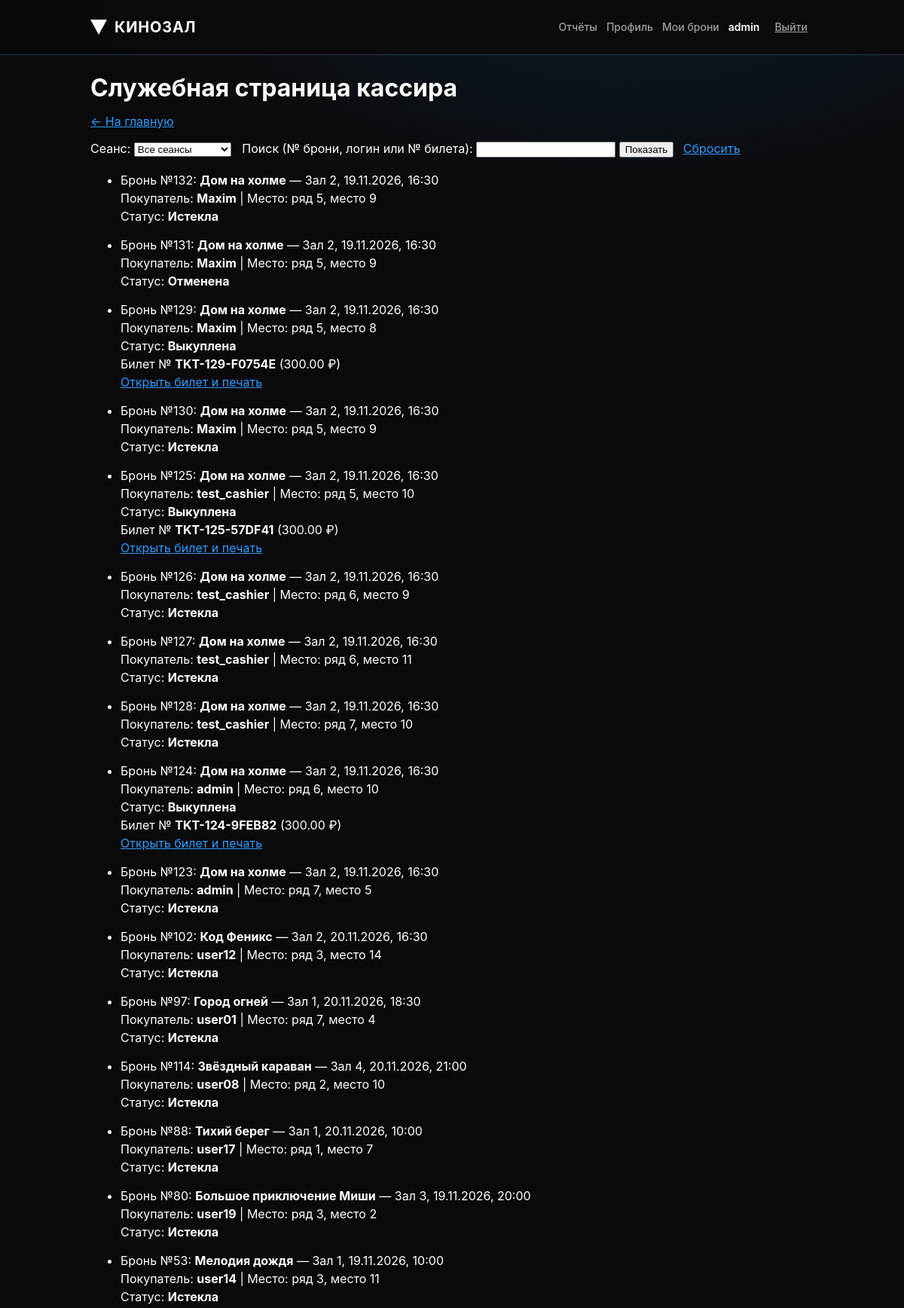
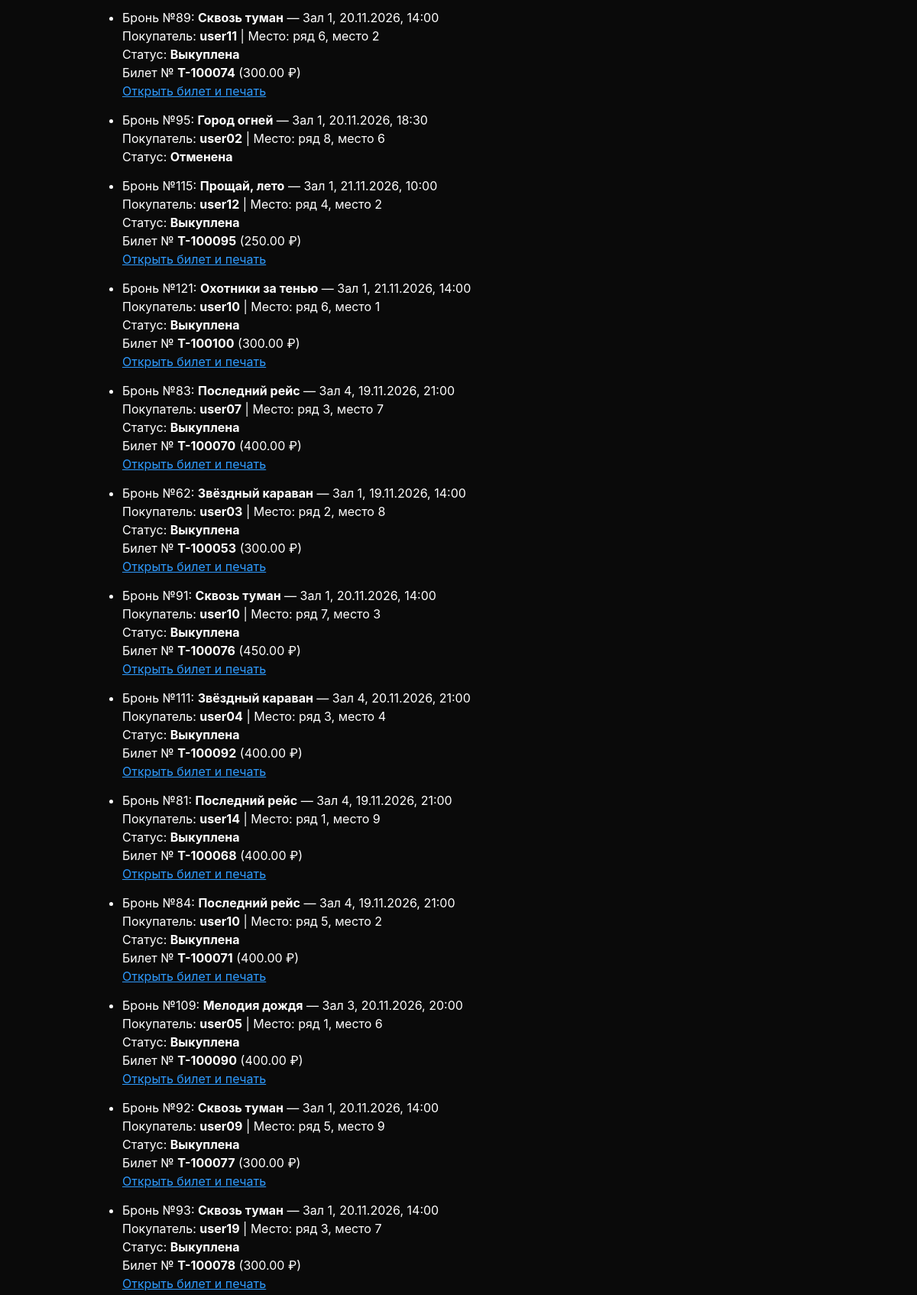
Page /cashier/bookings/ (signed in, upper part) on the committed database (2 pictures, top to bottom).
### kino/models.py (models this page shows, shortened)
class Booking(models.Model):
    class Status(models.TextChoices):
        HELD = "held", "Удерживается"
        PAID = "paid", "Выкуплена"
        EXPIRED = "expired", "Истекла"
        CANCELLED = "cancelled", "Отменена"
    HOLD_MINUTES = 15
    ACTIVE_STATUSES = (Status.HELD, Status.PAID)
    user = models.ForeignKey(settings.AUTH_USER_MODEL, on_delete=models.PROTECT,
                             related_name="bookings", verbose_name="пользователь")
    session = models.ForeignKey(Session, on_delete=models.PROTECT, related_name="bookings", verbose_name="сеанс")
    seat = models.ForeignKey(Seat, on_delete=models.PROTECT, related_name="bookings", verbose_name="место")
    created_at = models.DateTimeField("создана", default=timezone.now, editable=False)
    expires_at = models.DateTimeField("удерживается до")
    status = models.CharField("статус", max_length=10, choices=Status.choices, default=Status.HELD)
    class Meta:
        verbose_name = "бронь"
        verbose_name_plural = "брони"
        ordering = ["-created_at"]
        constraints = [
            models.UniqueConstraint(fields=["session", "seat"],
                                    condition=Q(status__in=["held", "paid"]),
                                    name="uniq_active_booking_per_seat"),
            check_constraint(Q(expires_at__gt=F("created_at")), "booking_expires_after_created"),
        ]
        indexes = [models.Index(fields=["session", "status"], name="booking_session_status_idx")]
    @classmethod
    def expire_due(cls, now=None):
        now = now or timezone.now()
        return cls.objects.filter(
            status=cls.Status.HELD,
            expires_at__lte=now,
        ).update(status=cls.Status.EXPIRED)

class Session(models.Model):
    class Status(models.TextChoices):
        ACTIVE = "active", "Идёт по расписанию"
        CANCELLED = "cancelled", "Отменён"
    movie = models.ForeignKey(Movie, on_delete=models.PROTECT, related_name="sessions", verbose_name="фильм")
    hall = models.ForeignKey(Hall, on_delete=models.PROTECT, related_name="sessions", verbose_name="зал")
    starts_at = models.DateTimeField("начало", db_index=True)
    status = models.CharField("статус", max_length=10, choices=Status.choices, default=Status.ACTIVE)
    created_at = models.DateTimeField("создан", default=timezone.now, editable=False)
    class Meta:
        verbose_name = "сеанс"
        verbose_name_plural = "сеансы"
        ordering = ["starts_at"]
        indexes = [models.Index(fields=["hall", "starts_at"], name="session_hall_start_idx")]

class Movie(models.Model):
    AGE_CHOICES = [(0, "0+"), (6, "6+"), (12, "12+"), (16, "16+"), (18, "18+")]
    title = models.CharField("название", max_length=200)
    description = models.TextField("описание", blank=True)
    duration_min = models.PositiveSmallIntegerField(
        "длительность, мин", validators=[MinValueValidator(1), MaxValueValidator(600)])
    year = models.PositiveSmallIntegerField(
        "год выпуска", validators=[MinValueValidator(1900), MaxValueValidator(2100)])
    age_limit = models.PositiveSmallIntegerField("возрастное ограничение", choices=AGE_CHOICES, default=0)
    poster = models.ImageField("постер", upload_to="posters/", blank=True)
    backdrop = models.ImageField("фоновое изображение", upload_to="backdrops/", blank=True)
    is_active = models.BooleanField("показывать в афише", default=True)
    genres = models.ManyToManyField(Genre, related_name="movies", verbose_name="жанры", blank=True)
    created_at = models.DateTimeField("создан", default=timezone.now, editable=False)
    class Meta:
        verbose_name = "фильм"
        verbose_name_plural = "фильмы"
        ordering = ["title"]
        constraints = [
            check_constraint(Q(duration_min__gte=1, duration_min__lte=600), "movie_duration_range"),
            check_constraint(Q(age_limit__in=[0, 6, 12, 16, 18]), "movie_age_limit_values"),
        ]

class Hall(models.Model):
    name = models.CharField("название", max_length=50, unique=True)
    rows_count = models.PositiveSmallIntegerField(
        "число рядов", validators=[MinValueValidator(1), MaxValueValidator(30)])
    seats_per_row = models.PositiveSmallIntegerField(
        "мест в ряду", validators=[MinValueValidator(1), MaxValueValidator(40)])
    description = models.CharField("описание", max_length=200, blank=True)
    class Meta:
        verbose_name = "зал"
        verbose_name_plural = "залы"
        ordering = ["name"]
        constraints = [
            check_constraint(Q(rows_count__gte=1, rows_count__lte=30), "hall_rows_range"),
            check_constraint(Q(seats_per_row__gte=1, seats_per_row__lte=40), "hall_seats_range"),
        ]

class Seat(models.Model):
    hall = models.ForeignKey(Hall, on_delete=models.CASCADE, related_name="seats", verbose_name="зал")
    row = models.PositiveSmallIntegerField("ряд", validators=[MinValueValidator(1)])
    number = models.PositiveSmallIntegerField("номер места", validators=[MinValueValidator(1)])
    category = models.CharField("категория", max_length=10, choices=SeatCategory.choices,
                                default=SeatCategory.STANDARD)
    class Meta:
        verbose_name = "место"
        verbose_name_plural = "места"
        ordering = ["hall", "row", "number"]
        constraints = [
            models.UniqueConstraint(fields=["hall", "row", "number"], name="uniq_seat_position"),
            check_constraint(Q(row__gte=1, number__gte=1), "seat_positive_position"),
        ]

class Ticket(models.Model):
    class Channel(models.TextChoices):
        ONLINE = "online", "Онлайн"
        CASHBOX = "cashbox", "Касса"
    booking = models.OneToOneField(Booking, on_delete=models.PROTECT, related_name="ticket", verbose_name="бронь")
    number = models.CharField("номер билета", max_length=20, unique=True)
    price = models.DecimalField("цена, руб.", max_digits=8, decimal_places=2, validators=[MinValueValidator(0)])
    issued_at = models.DateTimeField("выкуплен", default=timezone.now, editable=False)
    channel = models.CharField("канал", max_length=10, choices=Channel.choices, default=Channel.ONLINE)
    issued_by = models.ForeignKey(settings.AUTH_USER_MODEL, on_delete=models.SET_NULL, null=True, blank=True,
                                  related_name="issued_tickets", verbose_name="оформил (кассир)")
    class Meta:
        verbose_name = "билет"
        verbose_name_plural = "билеты"
        ordering = ["-issued_at"]
        constraints = [check_constraint(Q(price__gte=0), "ticket_price_not_negative")]

### kino/views.py (the view, shortened to what this page needs)
# urls.py: path("cashier/bookings/", views.cashier_bookings, name="cashier_bookings"),
@login_required
def cashier_bookings(request):
    if not is_staff_or_cashier(request.user):
        messages.error(request, "Доступ к служебной странице есть только у кассиров и сотрудников.")
        return redirect("index")
    server_now = timezone.now()
    Booking.expire_due(server_now)
    selected_session_id = request.GET.get("session", "").strip()
    search_query = request.GET.get("q", "").strip()
    bookings = (
        Booking.objects.select_related(
            "user", "session__movie", "session__hall", "seat", "ticket"
        )
        .order_by("-created_at")
    )
    if selected_session_id.isdigit():
        bookings = bookings.filter(session_id=int(selected_session_id))
    sessions = (
        Session.objects.select_related("movie", "hall")
        .order_by("-starts_at")
    )
    return render(
        request,
        "cashier_bookings.html",
        {
            "bookings": bookings,
            "sessions": sessions,
            "selected_session_id": selected_session_id,
            "search_query": search_query,
            "server_now": server_now,
        },
    )

### kino/permissions.py (called while the page is built)
def is_staff_or_cashier(user):
    if not user or not user.is_authenticated:
        return False
    if user.is_superuser or user.is_staff:
        return True
    return user.groups.filter(name__in=["Кассир", "cashier"]).exists()

### kino/templates/cashier_bookings.html (shortened to what this page needs)
{% extends 'base.html' %}
{% block content %}
    <h1>Служебная страница кассира</h1>
    <p><a href="{% url 'index' %}">← На главную</a></p>
    <form method="get" style="margin-bottom: 18px;">
        <label for="session-select">Сеанс:</label>
        <select id="session-select" name="session">
            <option value="">Все сеансы</option>
        </select>
        <label for="search-input" style="margin-left: 10px;">Поиск (№ брони, логин или № билета):</label>
        <input id="search-input" type="text" name="q" value="{{ search_query }}">
        <button type="submit">Показать</button>
        <a href="{% url 'cashier_bookings' %}" style="margin-left: 8px;">Сбросить</a>
    </form>
    {% if bookings %}
        <ul>
            {% for booking in bookings %}
                <li data-booking-row style="margin-bottom: 14px;">
                    Бронь №{{ booking.pk }}:
                    <strong>{{ booking.session.movie.title }}</strong> —
                    {{ booking.session.hall.name }},
                    <time datetime="{{ booking.session.starts_at|date:'c' }}" data-local-datetime>
                    </time><br>
                    Покупатель: <strong>{{ booking.user.username }}</strong> |
                    Место: ряд {{ booking.seat.row }}, место {{ booking.seat.number }}<br>
                    Статус: <strong data-booking-status>{{ booking.get_status_display }}</strong>
                    {% if booking.ticket %}
                        <br>Билет № <strong>{{ booking.ticket.number }}</strong> ({{ booking.ticket.price }} ₽)
                        <br><a href="{% url 'ticket_detail' booking.ticket.pk %}">Открыть билет и печать</a>
                    {% endif %}
                </li>
            {% endfor %}
        </ul>
    {% else %}
        <p>Подходящих броней не найдено.</p>
    {% endif %}
{% endblock %}

### kino/templates/base.html (shortened to what this page needs)
{% load static %}<!DOCTYPE html>
<html lang="ru">
<head>
  <link rel="stylesheet" href="{% static 'css/style.css' %}">
</head>
<body class="{% block body_class %}{% endblock %}">
<header class="header" id="site-header">
  <div class="container">
    <a class="logo" href="{% url 'index' %}">
      <svg viewBox="0 0 22 20" aria-hidden="true"><polygon points="0,0 22,0 11,20" fill="#fff"/></svg>КИНОЗАЛ
    </a>
    <div class="user">
      {% if user.is_authenticated %}
      {% if user.is_staff %}<a href="{% url 'sales_report' %}">Отчёты</a>{% endif %}
      <a href="{% url 'profile' %}">Профиль</a>
      <a href="{% url 'my_bookings' %}">Мои брони</a>
      <b>{{ user.get_username }}</b>
      <form class="inline" method="post" action="{% url 'logout' %}">{% csrf_token %}<button class="linkbtn" type="submit">Выйти</button></form>
      {% else %}
      <a class="btn btn-primary btn-sm" href="{% url 'login' %}">Войти</a>
      {% endif %}
    </div>
  </div>
</header>
<main class="{% block main_class %}{% endblock %}">
  <div class="{% block main_container_class %}container{% endblock %}">
    {% block content %}{% endblock %}
  </div>
</main>
</body>
</html>

### kino/static/css/style.css (style rules this page uses)
:root { --bg:#0A0A0A; --bg2:#0B0F14; --surface:#11161C; --surface2:#1A1F26; --border:#2A323C; --border-strong:#6B7280; --text:#FFFFFF; --muted:#A0A0A0; --primary:#2E9BFF; --primary-fill:#1570D0; --primary-hover:#1861B5; --primary-active:#134F94; --success:#00C853; --warning:#F7B500; --error:#FF3B30; --success-bg:rgba(0,200,83,.14); --warning-bg:rgba(247,181,0,.14); --error-bg:rgba(255,59,48,.14); --info-bg:rgba(46,155,255,.14); --seat:40px; }
* { box-sizing:border-box }
body { margin:0;font-family:Inter,"Segoe UI",Arial,sans-serif;font-size:16px;line-height:24px;color:var(--text);background:radial-gradient(1200px 500px at 70% 0%,#0B1824 0%,var(--bg) 60%) no-repeat,var(--bg) }
h1 { font-size:28px;line-height:36px;font-weight:700;margin:0 0 12px }
@media (min-width:768px) { h1 { font-size:32px;line-height:40px } }
p { margin:0 0 12px }
a { color:var(--primary) }
.container { width:100%;margin:0 auto;padding:0 16px }
@media (min-width:768px) { .container { max-width:720px;padding:0 } }
@media (min-width:1024px) { .container { max-width:960px } }
main { padding:24px 0 56px;min-height:560px }
.header { background:rgba(10,10,10,.85);border-bottom:1px solid var(--border) }
.header .container { display:flex;align-items:center;gap:8px;min-height:72px }
.logo { display:flex;align-items:center;gap:10px;font-weight:700;font-size:20px;letter-spacing:.04em;color:var(--text);text-decoration:none;margin-right:auto }
.logo svg { width:22px;height:20px }
.user { display:none;align-items:center;gap:12px;font-size:14px;color:var(--muted) }
.user b { color:var(--text);font-weight:600 }
.user a { color:var(--muted);font-weight:500;text-decoration:none }
@media (min-width:768px) { .user { display:flex } }
.header { position:relative }
.header .container { position:relative }
.inline { display:inline;margin:0 }
.linkbtn { background:none;border:none;color:var(--muted);font:500 14px/20px Inter,"Segoe UI",Arial,sans-serif;cursor:pointer;min-height:44px;padding:0 8px;text-decoration:underline }

### rows in the picture
Booking: pk "132", session.movie "Дом на холме", session.hall.name "Зал 2", user.username "Maxim", seat.row "5", seat.number "9", status "Истекла"
Booking: pk "131", session.movie "Дом на холме", session.hall.name "Зал 2", user.username "Maxim", seat.row "5", seat.number "9", status "Отменена"
Booking: pk "129", session.movie "Дом на холме", session.hall.name "Зал 2", user.username "Maxim", seat.row "5", seat.number "8", status "Выкуплена", ticket.number "TKT-129-F0754E", ticket.price "300.00"
Booking: pk "130", session.movie "Дом на холме", session.hall.name "Зал 2", user.username "Maxim", seat.row "5", seat.number "9", status "Истекла"
Booking: pk "125", session.movie "Дом на холме", session.hall.name "Зал 2", user.username "test_cashier", seat.row "5", seat.number "10", status "Выкуплена", ticket.number "TKT-125-57DF41", ticket.price "300.00"
Booking: pk "126", session.movie "Дом на холме", session.hall.name "Зал 2", user.username "test_cashier", seat.row "6", seat.number "9", status "Истекла"
Booking: pk "127", session.movie "Дом на холме", session.hall.name "Зал 2", user.username "test_cashier", seat.row "6", seat.number "11", status "Истекла"
Booking: pk "128", session.movie "Дом на холме", session.hall.name "Зал 2", user.username "test_cashier", seat.row "7", seat.number "10", status "Истекла"
Booking: pk "124", session.movie "Дом на холме", session.hall.name "Зал 2", user.username "admin", seat.row "6", seat.number "10", status "Выкуплена", ticket.number "TKT-124-9FEB82", ticket.price "300.00"
Booking: pk "123", session.movie "Дом на холме", session.hall.name "Зал 2", user.username "admin", seat.row "7", seat.number "5", status "Истекла"
Booking: pk "102", session.movie "Код Феникс", session.hall.name "Зал 2", user.username "user12", seat.row "3", seat.number "14", status "Истекла"
Booking: pk "97", session.movie "Город огней", session.hall.name "Зал 1", user.username "user01", seat.row "7", seat.number "4", status "Истекла"
Booking: pk "114", session.movie "Звёздный караван", session.hall.name "Зал 4", user.username "user08", seat.row "2", seat.number "10", status "Истекла"
Booking: pk "88", session.movie "Тихий берег", session.hall.name "Зал 1", user.username "user17", seat.row "1", seat.number "7", status "Истекла"
Booking: pk "80", session.movie "Большое приключение Миши", session.hall.name "Зал 3", user.username "user19", seat.row "3", seat.number "2", status "Истекла"
Booking: pk "53", session.movie "Мелодия дождя", session.hall.name "Зал 1", user.username "user14", seat.row "3", seat.number "11", status "Истекла"
Booking: pk "89", session.movie "Сквозь туман", session.hall.name "Зал 1", user.username "user11", seat.row "6", seat.number "2", status "Выкуплена", ticket.number "T-100074", ticket.price "300.00"
Booking: pk "95", session.movie "Город огней", session.hall.name "Зал 1", user.username "user02", seat.row "8", seat.number "6", status "Отменена"
Booking: pk "115", session.movie "Прощай, лето", session.hall.name "Зал 1", user.username "user12", seat.row "4", seat.number "2", status "Выкуплена", ticket.number "T-100095", ticket.price "250.00"
Booking: pk "121", session.movie "Охотники за тенью", session.hall.name "Зал 1", user.username "user10", seat.row "6", seat.number "1", status "Выкуплена", ticket.number "T-100100", ticket.price "300.00"
Booking: pk "83", session.movie "Последний рейс", session.hall.name "Зал 4", user.username "user07", seat.row "3", seat.number "7", status "Выкуплена", ticket.number "T-100070", ticket.price "400.00"
Booking: pk "62", session.movie "Звёздный караван", session.hall.name "Зал 1", user.username "user03", seat.row "2", seat.number "8", status "Выкуплена", ticket.number "T-100053", ticket.price "300.00"
Booking: pk "91", session.movie "Сквозь туман", session.hall.name "Зал 1", user.username "user10", seat.row "7", seat.number "3", status "Выкуплена", ticket.number "T-100076", ticket.price "450.00"
Booking: pk "111", session.movie "Звёздный караван", session.hall.name "Зал 4", user.username "user04", seat.row "3", seat.number "4", status "Выкуплена", ticket.number "T-100092", ticket.price "400.00"
Booking: pk "81", session.movie "Последний рейс", session.hall.name "Зал 4", user.username "user14", seat.row "1", seat.number "9", status "Выкуплена", ticket.number "T-100068", ticket.price "400.00"
Booking: pk "84", session.movie "Последний рейс", session.hall.name "Зал 4", user.username "user10", seat.row "5", seat.number "2", status "Выкуплена", ticket.number "T-100071", ticket.price "400.00"
Booking: pk "109", session.movie "Мелодия дождя", session.hall.name "Зал 3", user.username "user05", seat.row "1", seat.number "6", status "Выкуплена", ticket.number "T-100090", ticket.price "400.00"
Booking: pk "92", session.movie "Сквозь туман", session.hall.name "Зал 1", user.username "user09", seat.row "5", seat.number "9", status "Выкуплена", ticket.number "T-100077", ticket.price "300.00"
Booking: pk "93", session.movie "Сквозь туман", session.hall.name "Зал 1", user.username "user19", seat.row "3", seat.number "7", status "Выкуплена", ticket.number "T-100078", ticket.price "300.00"

### other values in the picture
{{ user.get_username }} "admin"
